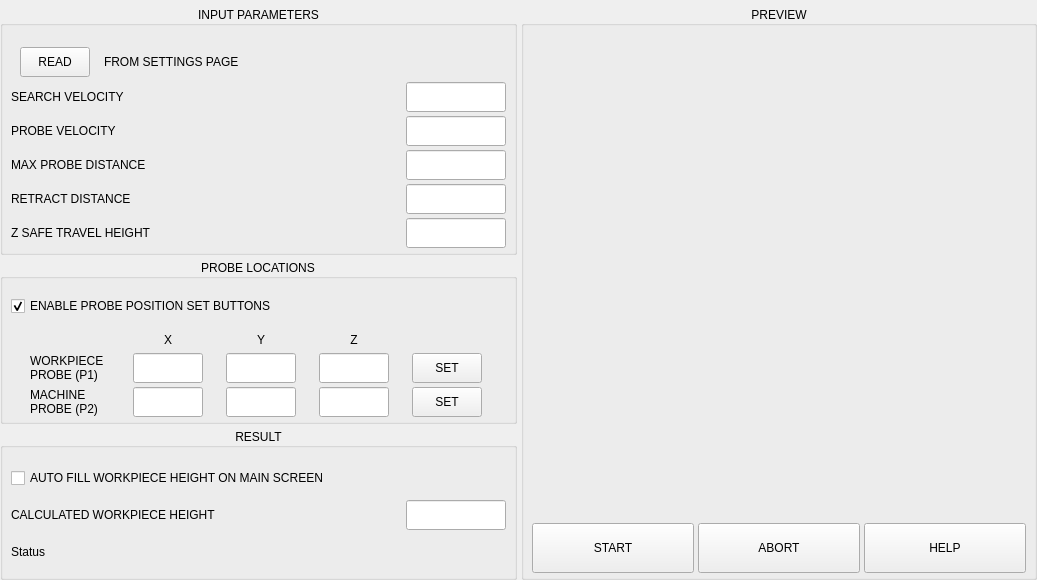
<?xml version="1.0" encoding="UTF-8"?>
<ui version="4.0">
 <class>Form</class>
 <widget class="QWidget" name="Form">
  <property name="geometry">
   <rect>
    <x>0</x>
    <y>0</y>
    <width>1037</width>
    <height>580</height>
   </rect>
  </property>
  <property name="windowTitle">
   <string>Form</string>
  </property>
  <layout class="QHBoxLayout" name="horizontalLayout_5">
   <property name="spacing">
    <number>4</number>
   </property>
   <property name="leftMargin">
    <number>0</number>
   </property>
   <property name="topMargin">
    <number>0</number>
   </property>
   <property name="rightMargin">
    <number>0</number>
   </property>
   <property name="bottomMargin">
    <number>0</number>
   </property>
   <item>
    <widget class="QFrame" name="frame_auto_height">
     <layout class="QHBoxLayout" name="horizontalLayout">
      <property name="spacing">
       <number>4</number>
      </property>
      <property name="leftMargin">
       <number>0</number>
      </property>
      <property name="topMargin">
       <number>6</number>
      </property>
      <property name="rightMargin">
       <number>0</number>
      </property>
      <property name="bottomMargin">
       <number>0</number>
      </property>
      <item>
       <layout class="QVBoxLayout" name="verticalLayout_5">
        <property name="spacing">
         <number>4</number>
        </property>
        <property name="bottomMargin">
         <number>0</number>
        </property>
        <item>
         <widget class="QGroupBox" name="groupbox_parameters">
          <property name="title">
           <string>INPUT PARAMETERS</string>
          </property>
          <property name="alignment">
           <set>Qt::AlignCenter</set>
          </property>
          <layout class="QVBoxLayout" name="verticalLayout">
           <property name="spacing">
            <number>4</number>
           </property>
           <property name="leftMargin">
            <number>8</number>
           </property>
           <property name="topMargin">
            <number>12</number>
           </property>
           <property name="rightMargin">
            <number>8</number>
           </property>
           <property name="bottomMargin">
            <number>4</number>
           </property>
           <item>
            <widget class="QWidget" name="widget_read_settings" native="true">
             <property name="minimumSize">
              <size>
               <width>0</width>
               <height>40</height>
              </size>
             </property>
             <property name="maximumSize">
              <size>
               <width>16777215</width>
               <height>40</height>
              </size>
             </property>
             <layout class="QHBoxLayout" name="horizontalLayout_12">
              <property name="spacing">
               <number>4</number>
              </property>
              <property name="bottomMargin">
               <number>1</number>
              </property>
              <item>
               <widget class="QPushButton" name="btn_read_settings">
                <property name="sizePolicy">
                 <sizepolicy hsizetype="Preferred" vsizetype="Preferred">
                  <horstretch>0</horstretch>
                  <verstretch>0</verstretch>
                 </sizepolicy>
                </property>
                <property name="minimumSize">
                 <size>
                  <width>70</width>
                  <height>0</height>
                 </size>
                </property>
                <property name="maximumSize">
                 <size>
                  <width>70</width>
                  <height>16777215</height>
                 </size>
                </property>
                <property name="text">
                 <string>READ</string>
                </property>
               </widget>
              </item>
              <item>
               <widget class="QLabel" name="label">
                <property name="sizePolicy">
                 <sizepolicy hsizetype="Preferred" vsizetype="Fixed">
                  <horstretch>0</horstretch>
                  <verstretch>0</verstretch>
                 </sizepolicy>
                </property>
                <property name="minimumSize">
                 <size>
                  <width>0</width>
                  <height>30</height>
                 </size>
                </property>
                <property name="maximumSize">
                 <size>
                  <width>16777215</width>
                  <height>30</height>
                 </size>
                </property>
                <property name="text">
                 <string>FROM SETTINGS PAGE</string>
                </property>
                <property name="indent">
                 <number>10</number>
                </property>
               </widget>
              </item>
             </layout>
            </widget>
           </item>
           <item>
            <widget class="QWidget" name="widget_search_vel" native="true">
             <layout class="QHBoxLayout" name="horizontalLayout_9">
              <property name="spacing">
               <number>4</number>
              </property>
              <property name="leftMargin">
               <number>0</number>
              </property>
              <property name="topMargin">
               <number>0</number>
              </property>
              <property name="rightMargin">
               <number>0</number>
              </property>
              <property name="bottomMargin">
               <number>0</number>
              </property>
              <item>
               <widget class="QLabel" name="lbl_search_vel">
                <property name="sizePolicy">
                 <sizepolicy hsizetype="Preferred" vsizetype="Fixed">
                  <horstretch>0</horstretch>
                  <verstretch>0</verstretch>
                 </sizepolicy>
                </property>
                <property name="minimumSize">
                 <size>
                  <width>0</width>
                  <height>30</height>
                 </size>
                </property>
                <property name="maximumSize">
                 <size>
                  <width>16777215</width>
                  <height>30</height>
                 </size>
                </property>
                <property name="text">
                 <string>SEARCH VELOCITY</string>
                </property>
               </widget>
              </item>
              <item>
               <widget class="QLineEdit" name="lineEdit_search_vel">
                <property name="sizePolicy">
                 <sizepolicy hsizetype="Fixed" vsizetype="Fixed">
                  <horstretch>0</horstretch>
                  <verstretch>0</verstretch>
                 </sizepolicy>
                </property>
                <property name="minimumSize">
                 <size>
                  <width>100</width>
                  <height>30</height>
                 </size>
                </property>
                <property name="maximumSize">
                 <size>
                  <width>100</width>
                  <height>30</height>
                 </size>
                </property>
                <property name="maxLength">
                 <number>8</number>
                </property>
                <property name="alignment">
                 <set>Qt::AlignCenter</set>
                </property>
               </widget>
              </item>
             </layout>
            </widget>
           </item>
           <item>
            <widget class="QWidget" name="widget_probe_vel" native="true">
             <layout class="QHBoxLayout" name="horizontalLayout_8">
              <property name="spacing">
               <number>4</number>
              </property>
              <property name="leftMargin">
               <number>0</number>
              </property>
              <property name="topMargin">
               <number>0</number>
              </property>
              <property name="rightMargin">
               <number>0</number>
              </property>
              <property name="bottomMargin">
               <number>0</number>
              </property>
              <item>
               <widget class="QLabel" name="lbl_probe_vel">
                <property name="sizePolicy">
                 <sizepolicy hsizetype="Preferred" vsizetype="Fixed">
                  <horstretch>0</horstretch>
                  <verstretch>0</verstretch>
                 </sizepolicy>
                </property>
                <property name="minimumSize">
                 <size>
                  <width>0</width>
                  <height>30</height>
                 </size>
                </property>
                <property name="maximumSize">
                 <size>
                  <width>16777215</width>
                  <height>30</height>
                 </size>
                </property>
                <property name="text">
                 <string>PROBE VELOCITY</string>
                </property>
               </widget>
              </item>
              <item>
               <widget class="QLineEdit" name="lineEdit_probe_vel">
                <property name="sizePolicy">
                 <sizepolicy hsizetype="Fixed" vsizetype="Fixed">
                  <horstretch>0</horstretch>
                  <verstretch>0</verstretch>
                 </sizepolicy>
                </property>
                <property name="minimumSize">
                 <size>
                  <width>100</width>
                  <height>30</height>
                 </size>
                </property>
                <property name="maximumSize">
                 <size>
                  <width>100</width>
                  <height>30</height>
                 </size>
                </property>
                <property name="maxLength">
                 <number>8</number>
                </property>
                <property name="alignment">
                 <set>Qt::AlignCenter</set>
                </property>
               </widget>
              </item>
             </layout>
            </widget>
           </item>
           <item>
            <widget class="QWidget" name="widget_max_probe" native="true">
             <layout class="QHBoxLayout" name="horizontalLayout_7">
              <property name="spacing">
               <number>4</number>
              </property>
              <property name="leftMargin">
               <number>0</number>
              </property>
              <property name="topMargin">
               <number>0</number>
              </property>
              <property name="rightMargin">
               <number>0</number>
              </property>
              <property name="bottomMargin">
               <number>0</number>
              </property>
              <item>
               <widget class="QLabel" name="lbl_max_probe">
                <property name="sizePolicy">
                 <sizepolicy hsizetype="Preferred" vsizetype="Fixed">
                  <horstretch>0</horstretch>
                  <verstretch>0</verstretch>
                 </sizepolicy>
                </property>
                <property name="minimumSize">
                 <size>
                  <width>0</width>
                  <height>30</height>
                 </size>
                </property>
                <property name="maximumSize">
                 <size>
                  <width>16777215</width>
                  <height>30</height>
                 </size>
                </property>
                <property name="text">
                 <string>MAX PROBE DISTANCE</string>
                </property>
               </widget>
              </item>
              <item>
               <widget class="QLineEdit" name="lineEdit_max_probe">
                <property name="sizePolicy">
                 <sizepolicy hsizetype="Fixed" vsizetype="Fixed">
                  <horstretch>0</horstretch>
                  <verstretch>0</verstretch>
                 </sizepolicy>
                </property>
                <property name="minimumSize">
                 <size>
                  <width>100</width>
                  <height>30</height>
                 </size>
                </property>
                <property name="maximumSize">
                 <size>
                  <width>100</width>
                  <height>30</height>
                 </size>
                </property>
                <property name="maxLength">
                 <number>8</number>
                </property>
                <property name="alignment">
                 <set>Qt::AlignCenter</set>
                </property>
               </widget>
              </item>
             </layout>
            </widget>
           </item>
           <item>
            <widget class="QWidget" name="widget_return_distance" native="true">
             <layout class="QHBoxLayout" name="horizontalLayout_3">
              <property name="spacing">
               <number>4</number>
              </property>
              <property name="leftMargin">
               <number>0</number>
              </property>
              <property name="topMargin">
               <number>0</number>
              </property>
              <property name="rightMargin">
               <number>0</number>
              </property>
              <property name="bottomMargin">
               <number>0</number>
              </property>
              <item>
               <widget class="QLabel" name="lbl_retract_distance">
                <property name="sizePolicy">
                 <sizepolicy hsizetype="Preferred" vsizetype="Fixed">
                  <horstretch>0</horstretch>
                  <verstretch>0</verstretch>
                 </sizepolicy>
                </property>
                <property name="minimumSize">
                 <size>
                  <width>0</width>
                  <height>30</height>
                 </size>
                </property>
                <property name="maximumSize">
                 <size>
                  <width>16777215</width>
                  <height>30</height>
                 </size>
                </property>
                <property name="toolTip">
                 <string>Distance to retract after G38 probing operation</string>
                </property>
                <property name="text">
                 <string>RETRACT DISTANCE</string>
                </property>
               </widget>
              </item>
              <item>
               <widget class="QLineEdit" name="lineEdit_retract_distance">
                <property name="sizePolicy">
                 <sizepolicy hsizetype="Fixed" vsizetype="Fixed">
                  <horstretch>0</horstretch>
                  <verstretch>0</verstretch>
                 </sizepolicy>
                </property>
                <property name="minimumSize">
                 <size>
                  <width>100</width>
                  <height>30</height>
                 </size>
                </property>
                <property name="maximumSize">
                 <size>
                  <width>100</width>
                  <height>30</height>
                 </size>
                </property>
                <property name="maxLength">
                 <number>8</number>
                </property>
                <property name="alignment">
                 <set>Qt::AlignCenter</set>
                </property>
               </widget>
              </item>
             </layout>
            </widget>
           </item>
           <item>
            <widget class="QWidget" name="widget_z_safe_travel" native="true">
             <layout class="QHBoxLayout" name="horizontalLayout_2">
              <property name="spacing">
               <number>4</number>
              </property>
              <property name="leftMargin">
               <number>0</number>
              </property>
              <property name="topMargin">
               <number>0</number>
              </property>
              <property name="rightMargin">
               <number>0</number>
              </property>
              <property name="bottomMargin">
               <number>0</number>
              </property>
              <item>
               <widget class="QLabel" name="lbl_z_safe_travel">
                <property name="sizePolicy">
                 <sizepolicy hsizetype="Preferred" vsizetype="Fixed">
                  <horstretch>0</horstretch>
                  <verstretch>0</verstretch>
                 </sizepolicy>
                </property>
                <property name="minimumSize">
                 <size>
                  <width>0</width>
                  <height>30</height>
                 </size>
                </property>
                <property name="maximumSize">
                 <size>
                  <width>16777215</width>
                  <height>30</height>
                 </size>
                </property>
                <property name="text">
                 <string>Z SAFE TRAVEL HEIGHT</string>
                </property>
               </widget>
              </item>
              <item>
               <widget class="QLineEdit" name="lineEdit_z_safe_travel">
                <property name="sizePolicy">
                 <sizepolicy hsizetype="Fixed" vsizetype="Fixed">
                  <horstretch>0</horstretch>
                  <verstretch>0</verstretch>
                 </sizepolicy>
                </property>
                <property name="minimumSize">
                 <size>
                  <width>0</width>
                  <height>30</height>
                 </size>
                </property>
                <property name="maximumSize">
                 <size>
                  <width>100</width>
                  <height>30</height>
                 </size>
                </property>
                <property name="maxLength">
                 <number>8</number>
                </property>
                <property name="alignment">
                 <set>Qt::AlignCenter</set>
                </property>
               </widget>
              </item>
             </layout>
            </widget>
           </item>
          </layout>
         </widget>
        </item>
        <item>
         <widget class="QGroupBox" name="groupBox_positions">
          <property name="sizePolicy">
           <sizepolicy hsizetype="Preferred" vsizetype="Preferred">
            <horstretch>0</horstretch>
            <verstretch>0</verstretch>
           </sizepolicy>
          </property>
          <property name="title">
           <string>PROBE LOCATIONS</string>
          </property>
          <property name="alignment">
           <set>Qt::AlignCenter</set>
          </property>
          <layout class="QVBoxLayout" name="verticalLayout_3">
           <property name="spacing">
            <number>4</number>
           </property>
           <property name="leftMargin">
            <number>8</number>
           </property>
           <property name="topMargin">
            <number>12</number>
           </property>
           <property name="rightMargin">
            <number>8</number>
           </property>
           <property name="bottomMargin">
            <number>4</number>
           </property>
           <item>
            <widget class="QCheckBox" name="chk_enable_set">
             <property name="sizePolicy">
              <sizepolicy hsizetype="Preferred" vsizetype="Fixed">
               <horstretch>0</horstretch>
               <verstretch>0</verstretch>
              </sizepolicy>
             </property>
             <property name="minimumSize">
              <size>
               <width>0</width>
               <height>30</height>
              </size>
             </property>
             <property name="maximumSize">
              <size>
               <width>16777215</width>
               <height>30</height>
              </size>
             </property>
             <property name="text">
              <string>ENABLE PROBE POSITION SET BUTTONS</string>
             </property>
             <property name="checked">
              <bool>true</bool>
             </property>
            </widget>
           </item>
           <item>
            <widget class="QWidget" name="widget_xy_header" native="true">
             <property name="maximumSize">
              <size>
               <width>16777215</width>
               <height>24</height>
              </size>
             </property>
             <layout class="QHBoxLayout" name="horizontalLayout_10">
              <property name="spacing">
               <number>4</number>
              </property>
              <property name="leftMargin">
               <number>0</number>
              </property>
              <property name="topMargin">
               <number>0</number>
              </property>
              <property name="rightMargin">
               <number>0</number>
              </property>
              <property name="bottomMargin">
               <number>0</number>
              </property>
              <item>
               <widget class="QLabel" name="lbl_blank">
                <property name="minimumSize">
                 <size>
                  <width>80</width>
                  <height>0</height>
                 </size>
                </property>
                <property name="maximumSize">
                 <size>
                  <width>80</width>
                  <height>24</height>
                 </size>
                </property>
                <property name="text">
                 <string/>
                </property>
               </widget>
              </item>
              <item>
               <widget class="QLabel" name="lbl_x">
                <property name="minimumSize">
                 <size>
                  <width>70</width>
                  <height>30</height>
                 </size>
                </property>
                <property name="maximumSize">
                 <size>
                  <width>70</width>
                  <height>24</height>
                 </size>
                </property>
                <property name="text">
                 <string>X</string>
                </property>
                <property name="alignment">
                 <set>Qt::AlignCenter</set>
                </property>
               </widget>
              </item>
              <item>
               <widget class="QLabel" name="lbl_y">
                <property name="minimumSize">
                 <size>
                  <width>70</width>
                  <height>30</height>
                 </size>
                </property>
                <property name="maximumSize">
                 <size>
                  <width>70</width>
                  <height>24</height>
                 </size>
                </property>
                <property name="text">
                 <string>Y</string>
                </property>
                <property name="alignment">
                 <set>Qt::AlignCenter</set>
                </property>
               </widget>
              </item>
              <item>
               <widget class="QLabel" name="lbl_z">
                <property name="minimumSize">
                 <size>
                  <width>70</width>
                  <height>30</height>
                 </size>
                </property>
                <property name="maximumSize">
                 <size>
                  <width>70</width>
                  <height>24</height>
                 </size>
                </property>
                <property name="text">
                 <string>Z</string>
                </property>
                <property name="alignment">
                 <set>Qt::AlignCenter</set>
                </property>
               </widget>
              </item>
              <item>
               <widget class="QLabel" name="lbl_blank_2">
                <property name="minimumSize">
                 <size>
                  <width>70</width>
                  <height>30</height>
                 </size>
                </property>
                <property name="maximumSize">
                 <size>
                  <width>70</width>
                  <height>24</height>
                 </size>
                </property>
                <property name="text">
                 <string/>
                </property>
               </widget>
              </item>
             </layout>
            </widget>
           </item>
           <item>
            <widget class="QWidget" name="widget_wp_location" native="true">
             <property name="maximumSize">
              <size>
               <width>16777215</width>
               <height>40</height>
              </size>
             </property>
             <layout class="QHBoxLayout" name="horizontalLayout_4">
              <property name="spacing">
               <number>4</number>
              </property>
              <property name="leftMargin">
               <number>0</number>
              </property>
              <property name="topMargin">
               <number>0</number>
              </property>
              <property name="rightMargin">
               <number>0</number>
              </property>
              <property name="bottomMargin">
               <number>0</number>
              </property>
              <item>
               <widget class="QLabel" name="lbl_wp_location">
                <property name="minimumSize">
                 <size>
                  <width>80</width>
                  <height>0</height>
                 </size>
                </property>
                <property name="maximumSize">
                 <size>
                  <width>80</width>
                  <height>16777215</height>
                 </size>
                </property>
                <property name="toolTip">
                 <string>Location of workpiece probe position</string>
                </property>
                <property name="text">
                 <string>WORKPIECE
PROBE (P1)</string>
                </property>
               </widget>
              </item>
              <item>
               <widget class="QLineEdit" name="lineEdit_pos_x1">
                <property name="sizePolicy">
                 <sizepolicy hsizetype="Preferred" vsizetype="Preferred">
                  <horstretch>0</horstretch>
                  <verstretch>0</verstretch>
                 </sizepolicy>
                </property>
                <property name="minimumSize">
                 <size>
                  <width>70</width>
                  <height>30</height>
                 </size>
                </property>
                <property name="maximumSize">
                 <size>
                  <width>70</width>
                  <height>30</height>
                 </size>
                </property>
                <property name="maxLength">
                 <number>8</number>
                </property>
                <property name="alignment">
                 <set>Qt::AlignCenter</set>
                </property>
               </widget>
              </item>
              <item>
               <widget class="QLineEdit" name="lineEdit_pos_y1">
                <property name="sizePolicy">
                 <sizepolicy hsizetype="Preferred" vsizetype="Preferred">
                  <horstretch>0</horstretch>
                  <verstretch>0</verstretch>
                 </sizepolicy>
                </property>
                <property name="minimumSize">
                 <size>
                  <width>70</width>
                  <height>30</height>
                 </size>
                </property>
                <property name="maximumSize">
                 <size>
                  <width>70</width>
                  <height>30</height>
                 </size>
                </property>
                <property name="maxLength">
                 <number>8</number>
                </property>
                <property name="alignment">
                 <set>Qt::AlignCenter</set>
                </property>
               </widget>
              </item>
              <item>
               <widget class="QLineEdit" name="lineEdit_pos_z1">
                <property name="sizePolicy">
                 <sizepolicy hsizetype="Preferred" vsizetype="Preferred">
                  <horstretch>0</horstretch>
                  <verstretch>0</verstretch>
                 </sizepolicy>
                </property>
                <property name="minimumSize">
                 <size>
                  <width>70</width>
                  <height>30</height>
                 </size>
                </property>
                <property name="maximumSize">
                 <size>
                  <width>70</width>
                  <height>30</height>
                 </size>
                </property>
                <property name="maxLength">
                 <number>8</number>
                </property>
                <property name="alignment">
                 <set>Qt::AlignCenter</set>
                </property>
                <property name="readOnly">
                 <bool>false</bool>
                </property>
               </widget>
              </item>
              <item>
               <widget class="QPushButton" name="btn_set_wp">
                <property name="sizePolicy">
                 <sizepolicy hsizetype="Fixed" vsizetype="Fixed">
                  <horstretch>0</horstretch>
                  <verstretch>0</verstretch>
                 </sizepolicy>
                </property>
                <property name="minimumSize">
                 <size>
                  <width>70</width>
                  <height>30</height>
                 </size>
                </property>
                <property name="maximumSize">
                 <size>
                  <width>70</width>
                  <height>30</height>
                 </size>
                </property>
                <property name="toolTip">
                 <string>Set workpiece probe position to current location</string>
                </property>
                <property name="text">
                 <string>SET</string>
                </property>
                <property name="btn" stdset="0">
                 <string>wp</string>
                </property>
               </widget>
              </item>
             </layout>
            </widget>
           </item>
           <item>
            <widget class="QWidget" name="widget_machine_location" native="true">
             <property name="maximumSize">
              <size>
               <width>16777215</width>
               <height>40</height>
              </size>
             </property>
             <layout class="QHBoxLayout" name="horizontalLayout_6">
              <property name="spacing">
               <number>4</number>
              </property>
              <property name="leftMargin">
               <number>0</number>
              </property>
              <property name="topMargin">
               <number>0</number>
              </property>
              <property name="rightMargin">
               <number>0</number>
              </property>
              <property name="bottomMargin">
               <number>0</number>
              </property>
              <item>
               <widget class="QLabel" name="lbl_machine_location">
                <property name="minimumSize">
                 <size>
                  <width>80</width>
                  <height>0</height>
                 </size>
                </property>
                <property name="maximumSize">
                 <size>
                  <width>80</width>
                  <height>16777215</height>
                 </size>
                </property>
                <property name="toolTip">
                 <string>Location of machine bed probe position</string>
                </property>
                <property name="text">
                 <string>MACHINE
PROBE (P2)</string>
                </property>
               </widget>
              </item>
              <item>
               <widget class="QLineEdit" name="lineEdit_pos_x2">
                <property name="sizePolicy">
                 <sizepolicy hsizetype="Preferred" vsizetype="Preferred">
                  <horstretch>0</horstretch>
                  <verstretch>0</verstretch>
                 </sizepolicy>
                </property>
                <property name="minimumSize">
                 <size>
                  <width>70</width>
                  <height>30</height>
                 </size>
                </property>
                <property name="maximumSize">
                 <size>
                  <width>70</width>
                  <height>30</height>
                 </size>
                </property>
                <property name="maxLength">
                 <number>8</number>
                </property>
                <property name="alignment">
                 <set>Qt::AlignCenter</set>
                </property>
               </widget>
              </item>
              <item>
               <widget class="QLineEdit" name="lineEdit_pos_y2">
                <property name="sizePolicy">
                 <sizepolicy hsizetype="Preferred" vsizetype="Preferred">
                  <horstretch>0</horstretch>
                  <verstretch>0</verstretch>
                 </sizepolicy>
                </property>
                <property name="minimumSize">
                 <size>
                  <width>70</width>
                  <height>30</height>
                 </size>
                </property>
                <property name="maximumSize">
                 <size>
                  <width>70</width>
                  <height>30</height>
                 </size>
                </property>
                <property name="maxLength">
                 <number>8</number>
                </property>
                <property name="alignment">
                 <set>Qt::AlignCenter</set>
                </property>
               </widget>
              </item>
              <item>
               <widget class="QLineEdit" name="lineEdit_pos_z2">
                <property name="sizePolicy">
                 <sizepolicy hsizetype="Preferred" vsizetype="Preferred">
                  <horstretch>0</horstretch>
                  <verstretch>0</verstretch>
                 </sizepolicy>
                </property>
                <property name="minimumSize">
                 <size>
                  <width>70</width>
                  <height>30</height>
                 </size>
                </property>
                <property name="maximumSize">
                 <size>
                  <width>70</width>
                  <height>30</height>
                 </size>
                </property>
                <property name="maxLength">
                 <number>8</number>
                </property>
                <property name="alignment">
                 <set>Qt::AlignCenter</set>
                </property>
                <property name="readOnly">
                 <bool>false</bool>
                </property>
               </widget>
              </item>
              <item>
               <widget class="QPushButton" name="btn_set_machine">
                <property name="sizePolicy">
                 <sizepolicy hsizetype="Fixed" vsizetype="Fixed">
                  <horstretch>0</horstretch>
                  <verstretch>0</verstretch>
                 </sizepolicy>
                </property>
                <property name="minimumSize">
                 <size>
                  <width>70</width>
                  <height>30</height>
                 </size>
                </property>
                <property name="maximumSize">
                 <size>
                  <width>70</width>
                  <height>30</height>
                 </size>
                </property>
                <property name="toolTip">
                 <string>Set machine probe position to current location</string>
                </property>
                <property name="text">
                 <string>SET</string>
                </property>
                <property name="btn" stdset="0">
                 <string>mp</string>
                </property>
               </widget>
              </item>
             </layout>
            </widget>
           </item>
          </layout>
         </widget>
        </item>
        <item>
         <widget class="QGroupBox" name="groupBox_result">
          <property name="title">
           <string>RESULT</string>
          </property>
          <property name="alignment">
           <set>Qt::AlignCenter</set>
          </property>
          <layout class="QVBoxLayout" name="verticalLayout_6">
           <property name="spacing">
            <number>4</number>
           </property>
           <property name="leftMargin">
            <number>8</number>
           </property>
           <property name="topMargin">
            <number>12</number>
           </property>
           <property name="rightMargin">
            <number>8</number>
           </property>
           <property name="bottomMargin">
            <number>4</number>
           </property>
           <item>
            <widget class="QCheckBox" name="chk_autofill">
             <property name="sizePolicy">
              <sizepolicy hsizetype="Preferred" vsizetype="Fixed">
               <horstretch>0</horstretch>
               <verstretch>0</verstretch>
              </sizepolicy>
             </property>
             <property name="minimumSize">
              <size>
               <width>0</width>
               <height>30</height>
              </size>
             </property>
             <property name="maximumSize">
              <size>
               <width>16777215</width>
               <height>30</height>
              </size>
             </property>
             <property name="text">
              <string>AUTO FILL WORKPIECE HEIGHT ON MAIN SCREEN</string>
             </property>
            </widget>
           </item>
           <item>
            <widget class="QWidget" name="widget_height" native="true">
             <property name="maximumSize">
              <size>
               <width>16777215</width>
               <height>30</height>
              </size>
             </property>
             <layout class="QHBoxLayout" name="horizontalLayout_11">
              <property name="spacing">
               <number>4</number>
              </property>
              <property name="leftMargin">
               <number>0</number>
              </property>
              <property name="topMargin">
               <number>0</number>
              </property>
              <property name="rightMargin">
               <number>0</number>
              </property>
              <property name="bottomMargin">
               <number>0</number>
              </property>
              <item>
               <widget class="QLabel" name="lbl_height">
                <property name="minimumSize">
                 <size>
                  <width>80</width>
                  <height>30</height>
                 </size>
                </property>
                <property name="maximumSize">
                 <size>
                  <width>16777215</width>
                  <height>30</height>
                 </size>
                </property>
                <property name="text">
                 <string>CALCULATED WORKPIECE HEIGHT</string>
                </property>
               </widget>
              </item>
              <item>
               <widget class="QLineEdit" name="lineEdit_height">
                <property name="sizePolicy">
                 <sizepolicy hsizetype="Preferred" vsizetype="Preferred">
                  <horstretch>0</horstretch>
                  <verstretch>0</verstretch>
                 </sizepolicy>
                </property>
                <property name="minimumSize">
                 <size>
                  <width>0</width>
                  <height>30</height>
                 </size>
                </property>
                <property name="maximumSize">
                 <size>
                  <width>100</width>
                  <height>30</height>
                 </size>
                </property>
                <property name="toolTip">
                 <string>Calculated workpiece height from machine table</string>
                </property>
                <property name="alignment">
                 <set>Qt::AlignCenter</set>
                </property>
                <property name="readOnly">
                 <bool>true</bool>
                </property>
               </widget>
              </item>
             </layout>
            </widget>
           </item>
           <item>
            <widget class="QLabel" name="lbl_status">
             <property name="minimumSize">
              <size>
               <width>0</width>
               <height>30</height>
              </size>
             </property>
             <property name="maximumSize">
              <size>
               <width>16777215</width>
               <height>30</height>
              </size>
             </property>
             <property name="frameShape">
              <enum>QFrame::NoFrame</enum>
             </property>
             <property name="frameShadow">
              <enum>QFrame::Sunken</enum>
             </property>
             <property name="text">
              <string>Status</string>
             </property>
            </widget>
           </item>
          </layout>
         </widget>
        </item>
       </layout>
      </item>
      <item>
       <widget class="QGroupBox" name="groupbox_preview">
        <property name="title">
         <string>PREVIEW</string>
        </property>
        <property name="alignment">
         <set>Qt::AlignCenter</set>
        </property>
        <layout class="QVBoxLayout" name="verticalLayout_2">
         <property name="spacing">
          <number>4</number>
         </property>
         <property name="leftMargin">
          <number>8</number>
         </property>
         <property name="topMargin">
          <number>12</number>
         </property>
         <property name="rightMargin">
          <number>8</number>
         </property>
         <property name="bottomMargin">
          <number>4</number>
         </property>
         <item>
          <widget class="QLabel" name="lbl_image">
           <property name="sizePolicy">
            <sizepolicy hsizetype="Preferred" vsizetype="Expanding">
             <horstretch>0</horstretch>
             <verstretch>0</verstretch>
            </sizepolicy>
           </property>
           <property name="text">
            <string/>
           </property>
           <property name="pixmap">
            <pixmap>images/auto_height.png</pixmap>
           </property>
           <property name="scaledContents">
            <bool>true</bool>
           </property>
           <property name="alignment">
            <set>Qt::AlignCenter</set>
           </property>
          </widget>
         </item>
         <item alignment="Qt::AlignBottom">
          <widget class="QWidget" name="widget_buttons" native="true">
           <property name="maximumSize">
            <size>
             <width>16777215</width>
             <height>60</height>
            </size>
           </property>
           <layout class="QHBoxLayout" name="horizontalLayout_13">
            <property name="spacing">
             <number>4</number>
            </property>
            <property name="leftMargin">
             <number>0</number>
            </property>
            <property name="topMargin">
             <number>0</number>
            </property>
            <property name="rightMargin">
             <number>0</number>
            </property>
            <property name="bottomMargin">
             <number>0</number>
            </property>
            <item>
             <widget class="QPushButton" name="btn_start">
              <property name="sizePolicy">
               <sizepolicy hsizetype="Preferred" vsizetype="Fixed">
                <horstretch>0</horstretch>
                <verstretch>0</verstretch>
               </sizepolicy>
              </property>
              <property name="minimumSize">
               <size>
                <width>80</width>
                <height>50</height>
               </size>
              </property>
              <property name="maximumSize">
               <size>
                <width>16777215</width>
                <height>50</height>
               </size>
              </property>
              <property name="text">
               <string>START</string>
              </property>
             </widget>
            </item>
            <item>
             <widget class="ActionButton" name="actionbutton_abort">
              <property name="sizePolicy">
               <sizepolicy hsizetype="Preferred" vsizetype="Fixed">
                <horstretch>0</horstretch>
                <verstretch>0</verstretch>
               </sizepolicy>
              </property>
              <property name="minimumSize">
               <size>
                <width>80</width>
                <height>50</height>
               </size>
              </property>
              <property name="maximumSize">
               <size>
                <width>16777215</width>
                <height>50</height>
               </size>
              </property>
              <property name="text">
               <string>ABORT</string>
              </property>
              <property name="abort_action" stdset="0">
               <bool>true</bool>
              </property>
             </widget>
            </item>
            <item>
             <widget class="QPushButton" name="btn_help">
              <property name="sizePolicy">
               <sizepolicy hsizetype="Preferred" vsizetype="Fixed">
                <horstretch>0</horstretch>
                <verstretch>0</verstretch>
               </sizepolicy>
              </property>
              <property name="minimumSize">
               <size>
                <width>80</width>
                <height>50</height>
               </size>
              </property>
              <property name="maximumSize">
               <size>
                <width>16777215</width>
                <height>50</height>
               </size>
              </property>
              <property name="text">
               <string>HELP</string>
              </property>
             </widget>
            </item>
           </layout>
          </widget>
         </item>
        </layout>
       </widget>
      </item>
     </layout>
    </widget>
   </item>
  </layout>
 </widget>
 <customwidgets>
  <customwidget>
   <class>IndicatedPushButton</class>
   <extends>QPushButton</extends>
   <header>qtvcp.widgets.simple_widgets</header>
  </customwidget>
  <customwidget>
   <class>ActionButton</class>
   <extends>IndicatedPushButton</extends>
   <header>qtvcp.widgets.action_button</header>
  </customwidget>
 </customwidgets>
 <resources/>
 <connections/>
 <slots>
  <slot>validate()</slot>
  <slot>create_program()</slot>
  <slot>units_changed()</slot>
  <slot>raster_changed()</slot>
  <slot>btn_help_clicked()</slot>
 </slots>
</ui>
